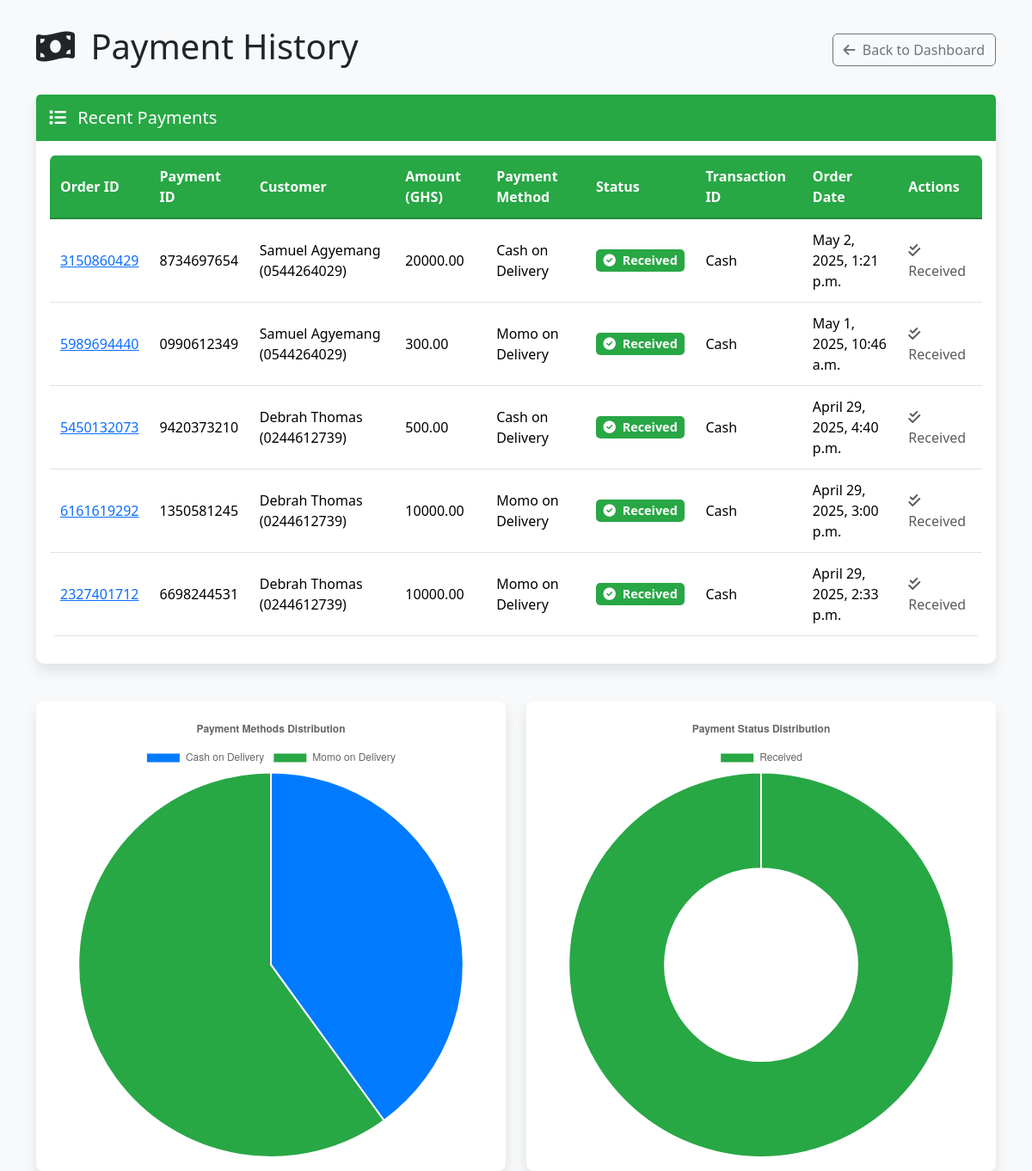
Before: /vendor/payments/ (signed in) with the older database file.
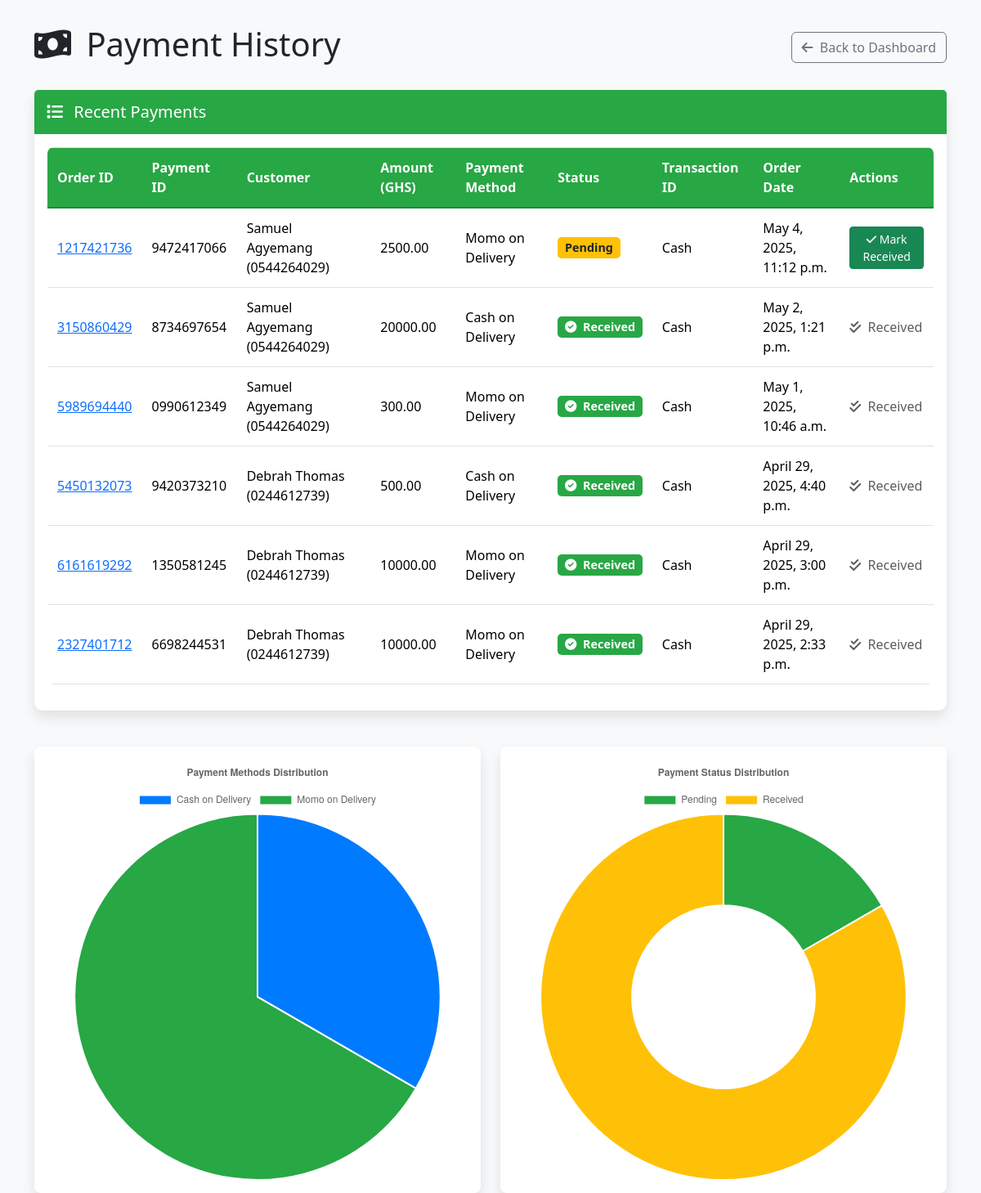
After: the same page with the newer database file.
### authentication/models.py (models this page shows, shortened)
class Payment(models.Model):
    payment_id = UniqueIDField(primary_key=True, editable=False, unique=True)
    order = models.OneToOneField(
        Order, on_delete=models.CASCADE, related_name='payment'
    )
    amount = models.DecimalField(max_digits=10, decimal_places=2)
    payment_method = models.CharField(max_length=30, choices=PAYMENT_METHODS)
    payment_status = models.CharField(max_length=45, choices=PAYMENT_STATUS)
    transaction_id = models.CharField(max_length=255, null=True, blank=True)

class Order(models.Model):
    order_id = UniqueIDField(primary_key=True, editable=False, unique=True)
    customer = models.ForeignKey(User, on_delete=models.CASCADE, related_name="orders", limit_choices_to={'is_customer': True})
    vendor = models.ForeignKey(Vendor, on_delete=models.CASCADE, related_name="orders")
    order_date = models.DateTimeField(auto_now_add=True)
    payment_method = models.CharField(max_length=100, choices=PAYMENT_METHODS)
    litres = models.CharField(max_length=100, null=True)
    tank_type = models.CharField(max_length=200, choices=TANK_CHOICES)
    status = models.CharField(
        max_length=20, choices=DELIVERY_STATUS, default='Pending'
    )
    is_complete = models.BooleanField(default=False)
    delivery_location = models.CharField(max_length=200, null=True, blank=True)

class User(AbstractBaseUser, PermissionsMixin):
    user_id = UniqueIDField(primary_key=True, unique=True, editable=False)
    email = models.EmailField(unique=True, blank=True, null=True)
    phone_number = models.CharField(max_length=15, unique=True, validators=[
        RegexValidator(regex=r'^\+?\d{9,15}$', message="Enter a valid phone number.")
    ])
    full_name = models.CharField(max_length=100)
    address = models.CharField(max_length=255, blank=True, null=True)
    gender = models.CharField(max_length=10, choices=GENDER_CHOICES, blank=True, null=True)
    photo = models.ImageField(upload_to='uploaded_files/kyc/photos/', default='media/profile.png', null=True, blank=True)
    date_joined = models.DateTimeField(default=timezone.now)
    is_active = models.BooleanField(default=True)
    is_staff = models.BooleanField(default=False)
    is_customer = models.BooleanField(default=False)
    is_vendor = models.BooleanField(default=False)
    is_driver = models.BooleanField(default=False)
    is_admin = models.BooleanField(default=False)
    latitude = models.DecimalField(max_digits=9, decimal_places=6, null=True, blank=True)
    longitude = models.DecimalField(max_digits=9, decimal_places=6, null=True, blank=True)
    last_location_update = models.DateTimeField(null=True, blank=True)
    groups = models.ManyToManyField(Group, related_name="custom_user_groups", blank=True)
    user_permissions = models.ManyToManyField(Permission, related_name="custom_user_permissions", blank=True)
    objects = CustomUserManager()
    USERNAME_FIELD = 'phone_number'
    REQUIRED_FIELDS = ['email', 'full_name']

### authentication/views.py (the view, shortened to what this page needs)
# urls.py: path('vendor/payments/', PaymentListView.as_view(), name='vendor_payments'),
@method_decorator((login_required, vendor_required), name='dispatch')
class PaymentListView(View):
    template_name = 'vendor/payment_list.html'
    def get(self, request):
        try:
            vendor = request.user.vendor_profile
            payments = Payment.objects.filter(order__vendor=vendor).order_by('-order__order_date')
            payment_methods_data = Payment.objects.filter(order__vendor=vendor).values('payment_method').annotate(count=Count('payment_method'))
            payment_method_labels = [item['payment_method'] for item in payment_methods_data]
            payment_method_counts = [item['count'] for item in payment_methods_data]
            payment_statuses_data = Payment.objects.filter(order__vendor=vendor).values('payment_status').annotate(count=Count('payment_status'))
            payment_status_labels = [item['payment_status'] for item in payment_statuses_data]
            payment_status_counts = [item['count'] for item in payment_statuses_data]
            context = {
                'payments': payments,
                'page_name': 'payment_list',
                'payment_methods_data': {
                    'labels': payment_method_labels,
                    'data': payment_method_counts,
                },
                'payment_statuses_data': {
                    'labels': payment_status_labels,
                    'data': payment_status_counts,}
            }
            return render(request, self.template_name, context)
        except Exception as e:
            print(e)
            messages.error(request, f"An error occurred while fetching payments: {e}")
            return redirect('vendor_dashboard')

### templates/vendor/payment_list.html (shortened to what this page needs)
{% load static %}
<!DOCTYPE html>
<html lang="en">
<head>
    <link href="https://cdn.jsdelivr.net/npm/bootstrap@5.3.2/dist/css/bootstrap.min.css" rel="stylesheet">
    <link rel="stylesheet" href="https://cdnjs.cloudflare.com/ajax/libs/font-awesome/6.0.0/css/all.min.css">
</head>
<body>
    <div class="container">
        <div class="d-flex justify-content-between align-items-center mb-4">
            <h1><i class="fas fa-money-bill-wave me-2"></i> Payment History</h1>
            <a href="{% url 'vendor_dashboard' %}" class="btn btn-outline-secondary">
                <i class="fas fa-arrow-left me-1"></i> Back to Dashboard
            </a>
        </div>
        {% if payments %}
            <div class="card">
                <div class="card-header">
                    <h5 class="mb-0"><i class="fas fa-list me-2"></i> Recent Payments</h5>
                </div>
                <div class="card-body">
                    <div class="table-responsive">
                        <table class="table table-hover">
                            <thead>
                                <tr>
                                    <th>Order ID</th>
                                    <th>Payment ID</th>
                                    <th>Customer</th>
                                    <th>Amount (GHS)</th>
                                    <th>Payment Method</th>
                                    <th>Status</th>
                                    <th>Transaction ID</th>
                                    <th>Order Date</th>
                                    <th>Actions</th>
                                </tr>
                            </thead>
                            <tbody>
                                {% for payment in payments %}
                                    <tr>
                                        <td><a href="#">{{ payment.order.order_id }}</a></td>
                                        <td>{{ payment.payment_id }}</td>
                                        <td>{{ payment.order.customer.full_name }} ({{ payment.order.customer.phone_number }})</td>
                                        <td>{{ payment.amount }}</td>
                                        <td>{{ payment.payment_method }}</td>
                                        <td>
                                            {% if payment.payment_status == 'Received' %}
                                                <span class="badge badge-received"><i class="fas fa-check-circle me-1"></i> {{ payment.payment_status }}</span>
                                            {% elif payment.payment_status == 'Pending' %}
                                                <span class="badge badge-pending">{{ payment.payment_status }}</span>
                                            {% else %}
                                                <span class="badge bg-secondary">{{ payment.payment_status }}</span>
                                            {% endif %}
                                        </td>
                                        <td>{{ payment.transaction_id|default:"N/A" }}</td>
                                        <td>{{ payment.order.order_date|date:"F j, Y, g:i a" }}</td>
                                        <td>
                                            {% if payment.payment_status == 'Pending' %}
                                                <form method="post" class="action-form">
                                                    <button onclick="return confirm('Are you sure you have received the payment for this order');" type="submit" class="btn btn-sm btn-success">
                                                        <i class="fas fa-check"></i> Mark Received
                                                    </button>
                                                </form>
                                            {% else %}
                                                <span class="text-muted"><i class="fas fa-check-double me-1"></i> Received</span>
                                            {% endif %}
                                        </td>
                                    </tr>
                                {% empty %}
                                    <tr><td colspan="9" class="text-center">No payments received yet.</td></tr>
                                {% endfor %}
                            </tbody>
                        </table>
                    </div>
                </div>
            </div>
            <div class="row mt-4">
                <div class="col-md-6">
                    <div class="card chart-container">
                        <canvas id="paymentMethodChart"></canvas>
                    </div>
                </div>
                <div class="col-md-6">
                    <div class="card chart-container">
                        <canvas id="paymentStatusChart"></canvas>
                    </div>
                </div>
            </div>
        {% else %}
            <div class="alert alert-info" role="alert">
                No payment information available.
            </div>
        {% endif %}
    </div>
    <script>
        const paymentMethodsData = {{ payment_methods_data|safe }};
        const paymentStatusesData = {{ payment_statuses_data|safe }};
        // Payment Method Chart
        const paymentMethodCtx = document.getElementById('paymentMethodChart').getContext('2d');
        new Chart(paymentMethodCtx, {
            type: 'pie',
            data: {
                labels: paymentMethodsData.labels,
                datasets: [{
                    data: paymentMethodsData.data,
                    backgroundColor: ['#007bff', '#28a745', '#ffc107', '#dc3545'], // Example colors
                }]
            },
            options: {
                responsive: true,
                plugins: {
                    title: {
                        display: true,
                        text: 'Payment Methods Distribution'
                    }
                }
            }
        });
        // Payment Status Chart
        const paymentStatusCtx = document.getElementById('paymentStatusChart').getContext('2d');
        new Chart(paymentStatusCtx, {
            type: 'doughnut',
            data: {
                labels: paymentStatusesData.labels,
                datasets: [{
                    data: paymentStatusesData.data,
                    backgroundColor: ['#28a745', '#ffc107', '#6c757d'], // Example colors
                }]
            },
            options: {
                responsive: true,
                plugins: {
                    title: {
                        display: true,
                        text: 'Payment Status Distribution'
                    }
                }
            }
        });
    </script>
</body>
</html>

### templates/vendor/payment_list.html (style rules this page uses)
body { background-color: #f8f9fa; }
.container { margin-top: 30px; }
.card { border: none; border-radius: 10px; box-shadow: 0 0.5rem 1rem rgba(0, 0, 0, 0.1); }
.card-header { background-color: #28a745; color: white; border-bottom: none; border-radius: 10px 10px 0 0; padding: 15px; display: flex; justify-content: space-between; align-items: center; }
.table { background-color: white; border-radius: 8px; overflow: hidden; }
.table th, .table td { padding: 12px; vertical-align: middle; border-top: 1px solid #dee2e6; }
.table thead th { background-color: #28a745; color: white; border-bottom: 2px solid #218838; }
.badge { border-radius: 5px; padding: 0.4em 0.6em; font-size: 0.9em; }
.badge-received { background-color: #28a745; color: white; }
.badge-pending { background-color: #ffc107; color: #212529; }
.action-form { display: inline; }
.chart-container { margin-top: 20px; background-color: white; border-radius: 8px; padding: 15px; box-shadow: 0 0.5rem 1rem rgba(0, 0, 0, 0.1); }

Changed rows visible on the page:
added Payment: order.order_id "1217421736", payment_id "9472417066", order.customer.full_name "Samuel Agyemang", order.customer.phone_number "0544264029", amount "2500.00", payment_method "Momo on Delivery", payment_status "Pending", transaction_id "Cash", order.order_date "May 4, 2025, 11:12 p.m."
Other visible differences:
chart data {{ payment_methods_data|safe }}: {'labels': ['Cash on Delivery', 'Momo on Delivery'], 'data': [2, 3]} → {'labels': ['Cash on Delivery', 'Momo on Delivery'], 'data': [2, 4]}
chart data {{ payment_statuses_data|safe }}: {'labels': ['Received'], 'data': [5]} → {'labels': ['Pending', 'Received'], 'data': [1, 5]}
